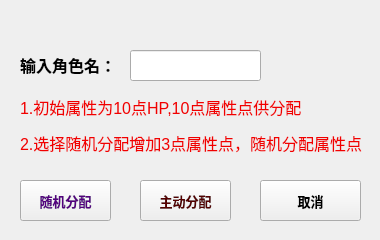
<?xml version="1.0" encoding="UTF-8"?>
<ui version="4.0">
 <class>Form_xinjian</class>
 <widget class="QWidget" name="Form_xinjian">
  <property name="geometry">
   <rect>
    <x>0</x>
    <y>0</y>
    <width>380</width>
    <height>240</height>
   </rect>
  </property>
  <property name="minimumSize">
   <size>
    <width>380</width>
    <height>240</height>
   </size>
  </property>
  <property name="maximumSize">
   <size>
    <width>380</width>
    <height>240</height>
   </size>
  </property>
  <property name="windowTitle">
   <string>Form</string>
  </property>
  <widget class="QLabel" name="label">
   <property name="geometry">
    <rect>
     <x>20</x>
     <y>50</y>
     <width>101</width>
     <height>31</height>
    </rect>
   </property>
   <property name="text">
    <string>&lt;html&gt;&lt;head/&gt;&lt;body&gt;&lt;p&gt;&lt;span style=&quot; font-size:12pt; font-weight:600;&quot;&gt;输入角色名：&lt;/span&gt;&lt;/p&gt;&lt;/body&gt;&lt;/html&gt;</string>
   </property>
  </widget>
  <widget class="QLineEdit" name="name">
   <property name="geometry">
    <rect>
     <x>130</x>
     <y>50</y>
     <width>131</width>
     <height>31</height>
    </rect>
   </property>
   <property name="readOnly">
    <bool>false</bool>
   </property>
  </widget>
  <widget class="QPushButton" name="zhudongfenpei">
   <property name="geometry">
    <rect>
     <x>140</x>
     <y>180</y>
     <width>91</width>
     <height>41</height>
    </rect>
   </property>
   <property name="palette">
    <palette>
     <active>
      <colorrole role="ButtonText">
       <brush brushstyle="SolidPattern">
        <color alpha="255">
         <red>85</red>
         <green>0</green>
         <blue>0</blue>
        </color>
       </brush>
      </colorrole>
     </active>
     <inactive>
      <colorrole role="ButtonText">
       <brush brushstyle="SolidPattern">
        <color alpha="255">
         <red>85</red>
         <green>0</green>
         <blue>0</blue>
        </color>
       </brush>
      </colorrole>
     </inactive>
     <disabled>
      <colorrole role="ButtonText">
       <brush brushstyle="SolidPattern">
        <color alpha="255">
         <red>120</red>
         <green>120</green>
         <blue>120</blue>
        </color>
       </brush>
      </colorrole>
     </disabled>
    </palette>
   </property>
   <property name="font">
    <font>
     <pointsize>10</pointsize>
     <weight>75</weight>
     <bold>true</bold>
    </font>
   </property>
   <property name="text">
    <string>主动分配</string>
   </property>
  </widget>
  <widget class="QPushButton" name="qvxiao">
   <property name="geometry">
    <rect>
     <x>260</x>
     <y>180</y>
     <width>101</width>
     <height>41</height>
    </rect>
   </property>
   <property name="font">
    <font>
     <pointsize>10</pointsize>
     <weight>75</weight>
     <bold>true</bold>
    </font>
   </property>
   <property name="text">
    <string>取消</string>
   </property>
  </widget>
  <widget class="QLabel" name="label_2">
   <property name="geometry">
    <rect>
     <x>20</x>
     <y>80</y>
     <width>351</width>
     <height>91</height>
    </rect>
   </property>
   <property name="text">
    <string>&lt;html&gt;&lt;head/&gt;&lt;body&gt;&lt;p&gt;&lt;span style=&quot; font-size:12pt; color:#f10000;&quot;&gt;1.初始属性为10点HP,10点属性点供分配&lt;/span&gt;&lt;/p&gt;&lt;p&gt;&lt;span style=&quot; font-size:12pt; color:#f10000;&quot;&gt;2.选择随机分配增加3点属性点，随机分配属性点&lt;/span&gt;&lt;/p&gt;&lt;/body&gt;&lt;/html&gt;</string>
   </property>
  </widget>
  <widget class="QLabel" name="touxiang">
   <property name="geometry">
    <rect>
     <x>190</x>
     <y>110</y>
     <width>71</width>
     <height>71</height>
    </rect>
   </property>
   <property name="text">
    <string/>
   </property>
  </widget>
  <widget class="QPushButton" name="suijifenpei">
   <property name="geometry">
    <rect>
     <x>20</x>
     <y>180</y>
     <width>91</width>
     <height>41</height>
    </rect>
   </property>
   <property name="palette">
    <palette>
     <active>
      <colorrole role="ButtonText">
       <brush brushstyle="SolidPattern">
        <color alpha="255">
         <red>85</red>
         <green>0</green>
         <blue>127</blue>
        </color>
       </brush>
      </colorrole>
     </active>
     <inactive>
      <colorrole role="ButtonText">
       <brush brushstyle="SolidPattern">
        <color alpha="255">
         <red>85</red>
         <green>0</green>
         <blue>127</blue>
        </color>
       </brush>
      </colorrole>
     </inactive>
     <disabled>
      <colorrole role="ButtonText">
       <brush brushstyle="SolidPattern">
        <color alpha="255">
         <red>120</red>
         <green>120</green>
         <blue>120</blue>
        </color>
       </brush>
      </colorrole>
     </disabled>
    </palette>
   </property>
   <property name="font">
    <font>
     <pointsize>10</pointsize>
     <weight>75</weight>
     <bold>true</bold>
    </font>
   </property>
   <property name="text">
    <string>随机分配</string>
   </property>
  </widget>
 </widget>
 <resources/>
 <connections/>
</ui>
